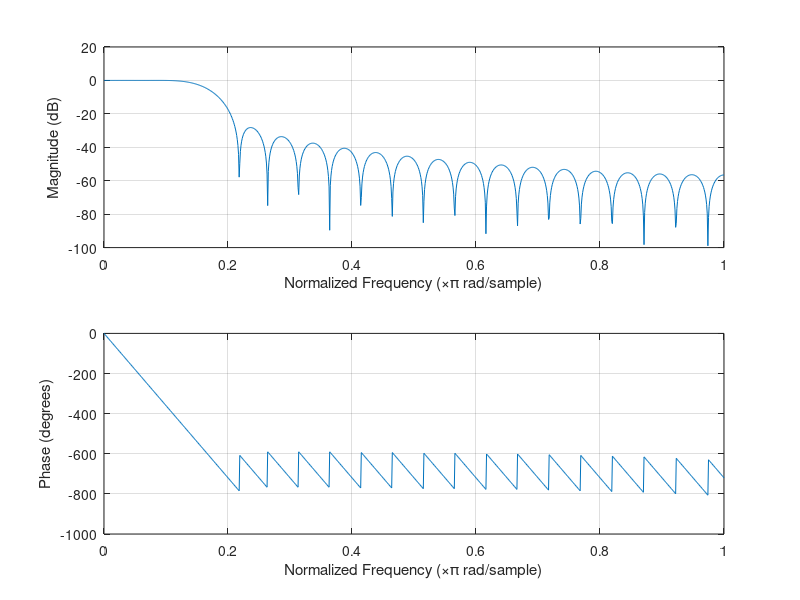
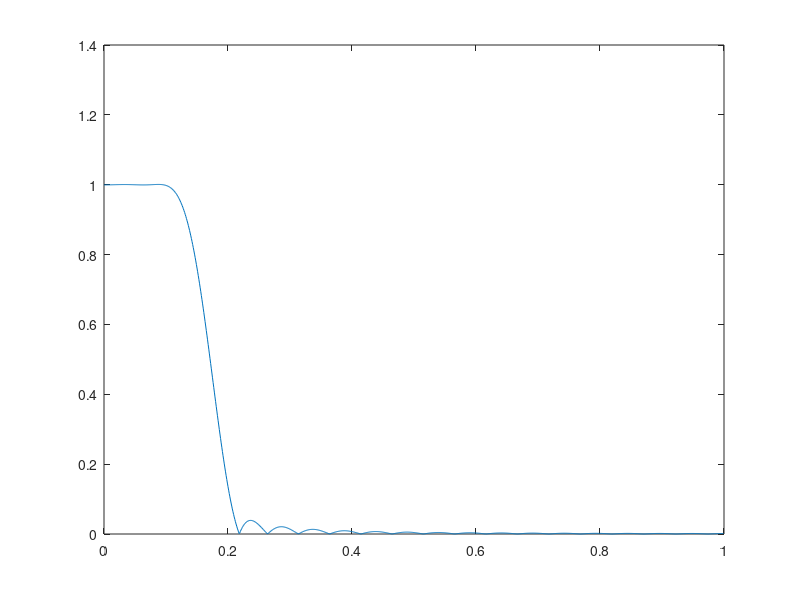

Write the MATLAB code that produced these figures, in order. (Note: this script raises an error after producing the figures.)
clear all;
close all;
clc;

load("filter_1.mat");
[H, w] = freqz(B, A,1000);

freqz(B, A,1000);
figure;plot(w/pi, abs(H));
figure;phasedelay(B, A,1000);
figure;stem(B);

% load("filter_2.mat");
% [H, w] = freqz(BB, AA,1000);
% 
% freqz(BB, AA,1000);
% figure;plot(w/pi, abs(H));
% figure;phasedelay(BB, AA,1000);
% figure;stem(BB);

N = 1000;
n = 0:N - 1;
x = zeros(size(n));
w_b = 0.02*pi;
fmr = 1:200;
for k = 1:5
    x = x + 4/pi*sin((2*k-1)*w_b*n) / (2*k-1);
end

figure;plot(n,x);
hold on;
y = filter(B,A, x);
plot(n,y);